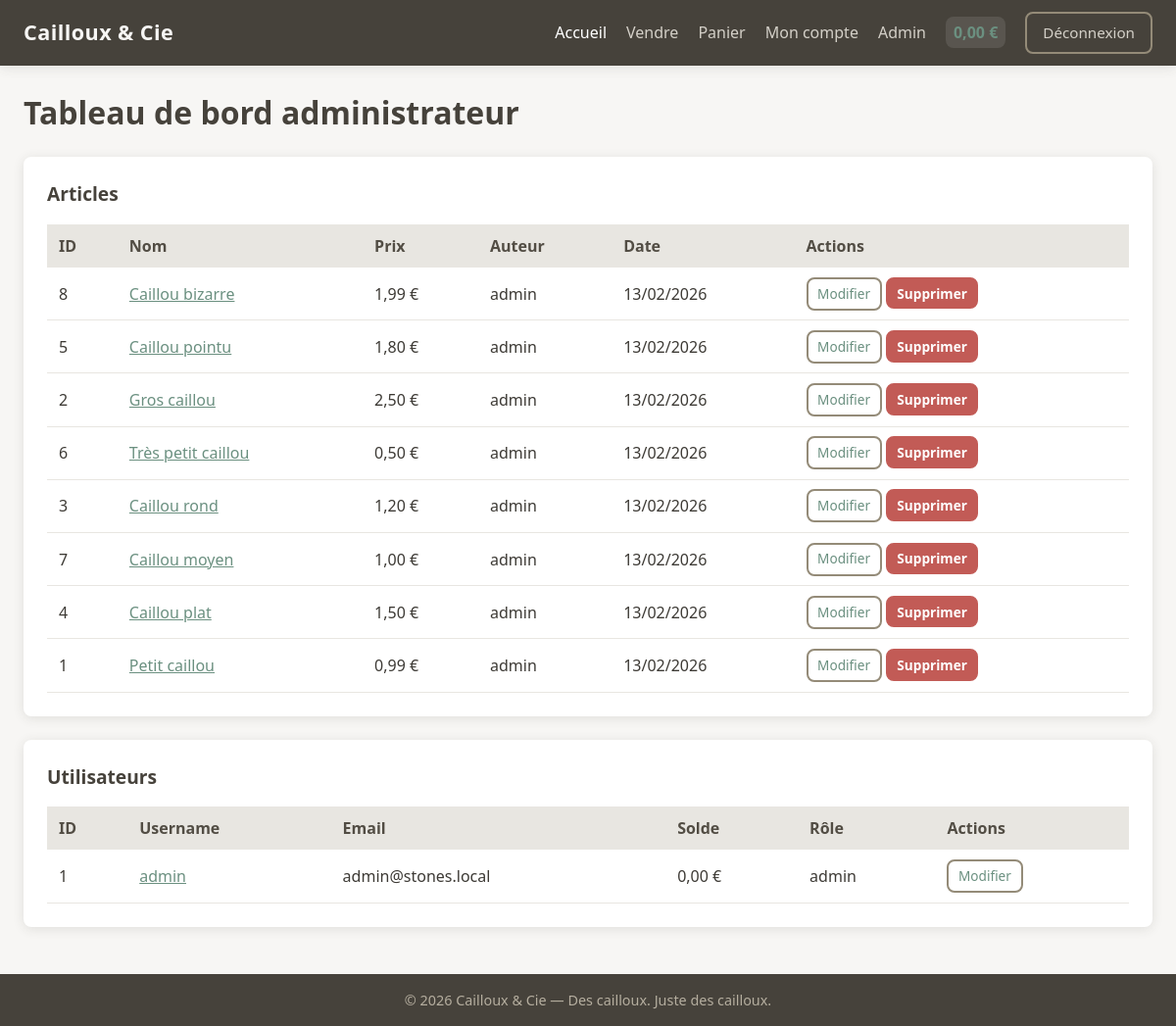
Page /admin/index.php (signed in) on the earlier database version.
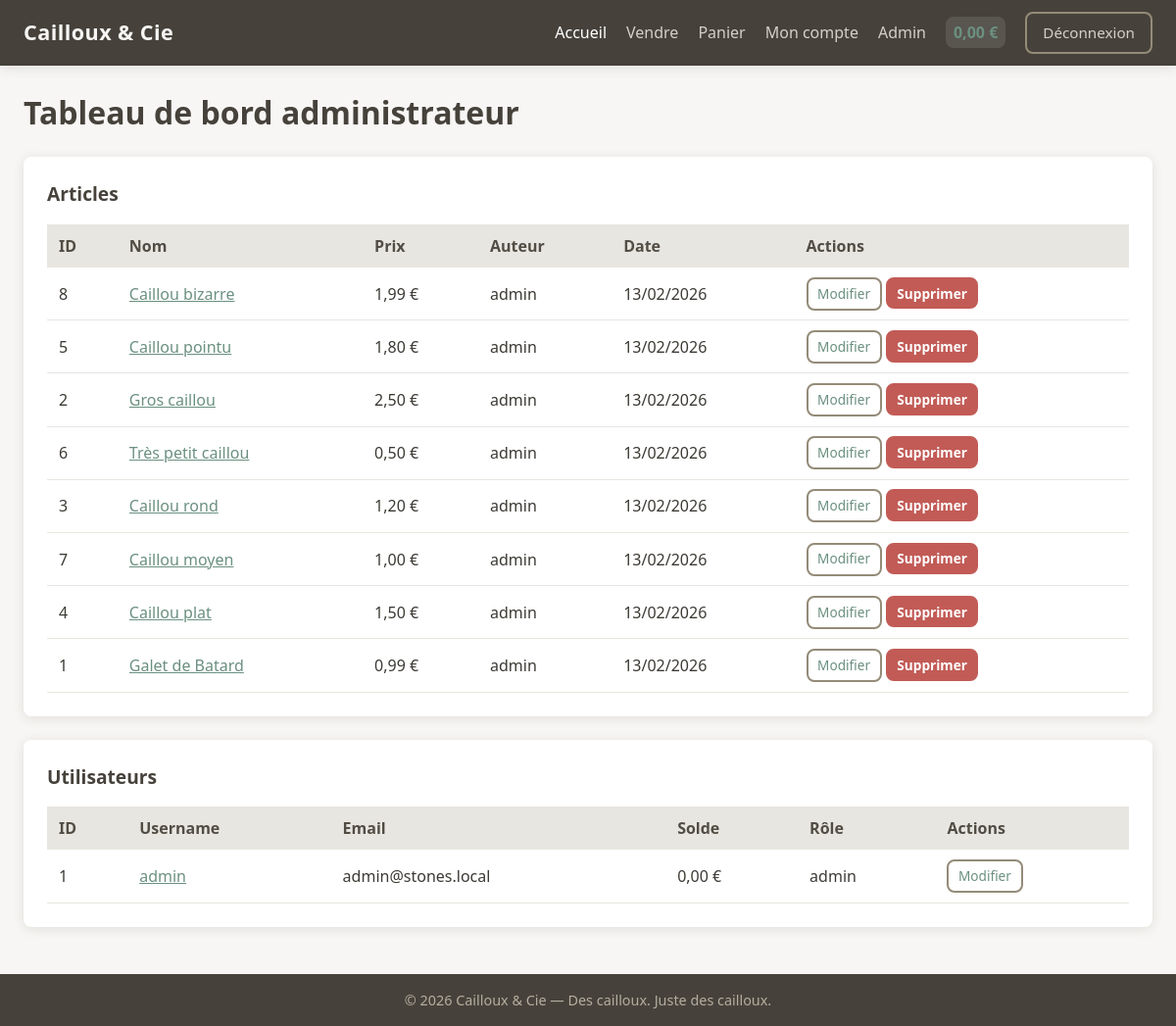
Same page on the later database version.
### tables this page shows
CREATE TABLE IF NOT EXISTS `user` (
  `id` INT UNSIGNED NOT NULL AUTO_INCREMENT,
  `username` VARCHAR(80) NOT NULL,
  `password` VARCHAR(255) NOT NULL,
  `email` VARCHAR(255) NOT NULL,
  `balance` DECIMAL(10,2) NOT NULL DEFAULT 0.00,
  `profile_photo` VARCHAR(255) DEFAULT NULL,
  `role` ENUM('user', 'admin') NOT NULL DEFAULT 'user',
  `created_at` DATETIME NOT NULL DEFAULT CURRENT_TIMESTAMP,
  PRIMARY KEY (`id`),
  UNIQUE KEY `username` (`username`),
  UNIQUE KEY `email` (`email`)
);

CREATE TABLE IF NOT EXISTS `article` (
  `id` INT UNSIGNED NOT NULL AUTO_INCREMENT,
  `name` VARCHAR(255) NOT NULL,
  `description` TEXT NOT NULL,
  `price` DECIMAL(10,2) NOT NULL,
  `publication_date` DATETIME NOT NULL DEFAULT CURRENT_TIMESTAMP,
  `author_id` INT UNSIGNED NOT NULL,
  `image_link` VARCHAR(255) DEFAULT NULL,
  PRIMARY KEY (`id`),
  KEY `author_id` (`author_id`),
  KEY `publication_date` (`publication_date`),
  CONSTRAINT `article_author_fk` FOREIGN KEY (`author_id`) REFERENCES `user` (`id`) ON DELETE CASCADE
);

### config/auth.php (called while the page is built, shortened)
<?php
function current_user() {
    global $mysqli;
    $id = (int) $_SESSION['user_id'];
    $stmt = $mysqli->prepare("SELECT id, username, email, balance, profile_photo, role FROM user WHERE id = ?");
    $stmt->bind_param('i', $id);
    $stmt->execute();
    $r = $stmt->get_result()->fetch_assoc();
    return $r ?: null;
}
function is_admin() {
    $u = current_user();
    return $u && ($u['role'] ?? '') === 'admin';
}

### admin/index.php (the view, shortened to what this page needs)
<?php
require_once __DIR__ . '/../includes/init.php';
require_once __DIR__ . '/../includes/header.php';
$articles = [];
$result = $mysqli->query("
    SELECT a.id, a.name, a.price, a.publication_date, u.username
    FROM article a
    JOIN user u ON u.id = a.author_id
    ORDER BY a.publication_date DESC
");
if ($result) $articles = $result->fetch_all(MYSQLI_ASSOC);
$users = [];
$result = $mysqli->query("SELECT id, username, email, balance, role FROM user ORDER BY id");
if ($result) $users = $result->fetch_all(MYSQLI_ASSOC);
?>
<div class="page-admin">
    <h1>Tableau de bord administrateur</h1>
    <section class="admin-section">
        <h2>Articles</h2>
        <table class="admin-table">
            <thead>
                <tr>
                    <th>ID</th>
                    <th>Nom</th>
                    <th>Prix</th>
                    <th>Auteur</th>
                    <th>Date</th>
                    <th>Actions</th>
                </tr>
            </thead>
            <tbody>
                <?php foreach ($articles as $a): ?>
                    <tr>
                        <td><?= (int)$a['id'] ?></td>
                        <td><a href="<?= BASE ?>/detail.php?id=<?= (int)$a['id'] ?>"><?= htmlspecialchars($a['name']) ?></a></td>
                        <td><?= number_format($a['price'], 2, ',', ' ') ?> €</td>
                        <td><?= htmlspecialchars($a['username']) ?></td>
                        <td><?= date('d/m/Y', strtotime($a['publication_date'])) ?></td>
                        <td>
                            <a href="<?= BASE ?>/edit.php?id=<?= (int)$a['id'] ?>" class="btn btn-sm btn-outline">Modifier</a>
                            <form method="post" action="<?= BASE ?>/admin/delete_article.php" style="display:inline;" onsubmit="return confirm('Supprimer cet article ?');">
                                <button type="submit" class="btn btn-sm btn-danger">Supprimer</button>
                            </form>
                        </td>
                    </tr>
                <?php endforeach; ?>
            </tbody>
        </table>
    </section>
    <section class="admin-section">
        <h2>Utilisateurs</h2>
        <table class="admin-table">
            <thead>
                <tr>
                    <th>ID</th>
                    <th>Username</th>
                    <th>Email</th>
                    <th>Solde</th>
                    <th>Rôle</th>
                    <th>Actions</th>
                </tr>
            </thead>
            <tbody>
                <?php foreach ($users as $u): ?>
                    <tr>
                        <td><?= (int)$u['id'] ?></td>
                        <td><a href="<?= BASE ?>/account.php?user=<?= (int)$u['id'] ?>"><?= htmlspecialchars($u['username']) ?></a></td>
                        <td><?= htmlspecialchars($u['email']) ?></td>
                        <td><?= number_format($u['balance'], 2, ',', ' ') ?> €</td>
                        <td><?= htmlspecialchars($u['role']) ?></td>
                        <td>
                            <a href="<?= BASE ?>/admin/edit_user.php?id=<?= (int)$u['id'] ?>" class="btn btn-sm btn-outline">Modifier</a>
                        </td>
                    </tr>
                <?php endforeach; ?>
            </tbody>
        </table>
    </section>
</div>
<?php require_once __DIR__ . '/../includes/footer.php'; ?>

### includes/header.php (shortened to what this page needs)
<?php
$current_page = basename($_SERVER['PHP_SELF'], '.php');
$user = current_user();
?>
<!DOCTYPE html>
<html lang="fr">
<head>
    <link rel="stylesheet" href="<?= BASE ?>/assets/css/style.css">
</head>
<body>
<header class="site-header">
    <div class="header-inner">
        <a href="<?= BASE ?>/index.php" class="logo"><?= SITE_NAME ?></a>
        <nav class="nav-main">
            <a href="<?= BASE ?>/index.php" class="<?= $current_page === 'index' ? 'active' : '' ?>">Accueil</a>
            <?php if ($user): ?>
                <a href="<?= BASE ?>/sell.php" class="<?= $current_page === 'sell' ? 'active' : '' ?>">Vendre</a>
                <a href="<?= BASE ?>/cart.php" class="<?= $current_page === 'cart' ? 'active' : '' ?>">Panier</a>
                <a href="<?= BASE ?>/account.php" class="<?= $current_page === 'account' ? 'active' : '' ?>">Mon compte</a>
                <?php if (is_admin()): ?>
                    <a href="<?= BASE ?>/admin/">Admin</a>
                <?php endif; ?>
                <span class="user-balance"><?= number_format($user['balance'], 2, ',', ' ') ?> €</span>
                <a href="<?= BASE ?>/logout.php" class="btn btn-outline">Déconnexion</a>
            <?php else: ?>
                <a href="<?= BASE ?>/login.php" class="<?= $current_page === 'login' ? 'active' : '' ?>">Connexion</a>
                <a href="<?= BASE ?>/register.php" class="<?= $current_page === 'register' ? 'active' : '' ?>">Inscription</a>
            <?php endif; ?>
        </nav>
    </div>
</header>
<main class="main-content">

### includes/footer.php (shortened to what this page needs)
</main>
<footer class="site-footer">
    <div class="footer-inner">
        <p>&copy; <?= date('Y') ?> <?= SITE_NAME ?> — Des cailloux. Juste des cailloux.</p>
    </div>
</footer>
</body>
</html>

### assets/css/style.css (style rules this page uses)
:root { --stone-50: #f7f6f4; --stone-100: #e8e6e1; --stone-200: #d4d0c8; --stone-300: #b5ae9f; --stone-400: #948b78; --stone-500: #7a7162; --stone-600: #635d52; --stone-700: #524d44; --stone-800: #46423b; --stone-900: #3d3a35; --accent: #6b9080; --accent-hover: #5a7a6d; --danger: #c25b56; --success: #5a7a6d; --radius: 8px; --shadow: 0 2px 12px rgba(61, 58, 53, 0.12); --font: 'Segoe UI', system-ui, -apple-system, sans-serif; }
* { box-sizing: border-box; }
body { margin: 0; font-family: var(--font); background: var(--stone-50); color: var(--stone-900); line-height: 1.5; min-height: 100vh; display: flex; flex-direction: column; }
.main-content { flex: 1; max-width: 1200px; margin: 0 auto; padding: 1.5rem; width: 100%; }
.site-header { background: var(--stone-800); color: var(--stone-100); box-shadow: var(--shadow); }
.header-inner { max-width: 1200px; margin: 0 auto; padding: 0.75rem 1.5rem; display: flex; align-items: center; justify-content: space-between; flex-wrap: wrap; gap: 1rem; }
.logo { font-size: 1.35rem; font-weight: 700; color: var(--stone-50); text-decoration: none; letter-spacing: 0.02em; }
.nav-main { display: flex; align-items: center; gap: 1.25rem; flex-wrap: wrap; }
.nav-main a { color: var(--stone-200); text-decoration: none; font-weight: 500; }
.nav-main a:hover, .nav-main a.active { color: white; }
.user-balance { font-weight: 600; color: var(--accent); padding: 0.25rem 0.5rem; background: rgba(255,255,255,0.1); border-radius: var(--radius); }
.btn { display: inline-block; padding: 0.5rem 1rem; border-radius: var(--radius); font-weight: 600; text-decoration: none; border: 2px solid transparent; cursor: pointer; font-size: 0.95rem; font-family: inherit; }
.btn-outline { background: transparent; color: var(--stone-200); border-color: var(--stone-400); }
.btn-danger { background: var(--danger); color: white; border-color: var(--danger); }
.btn-sm { padding: 0.3rem 0.6rem; font-size: 0.85rem; }
.page-admin h1 { color: var(--stone-800); margin-top: 0; }
.admin-section { background: white; padding: 1.5rem; border-radius: var(--radius); box-shadow: var(--shadow); margin-bottom: 1.5rem; overflow-x: auto; }
.admin-section h2 { margin-top: 0; color: var(--stone-800); font-size: 1.2rem; }
.admin-table { width: 100%; border-collapse: collapse; }
.admin-table th, .admin-table td { padding: 0.6rem 0.75rem; text-align: left; border-bottom: 1px solid var(--stone-100); }
.admin-table th { background: var(--stone-100); font-weight: 600; color: var(--stone-700); }
.admin-table a { color: var(--accent); font-weight: 500; }
.site-footer { background: var(--stone-800); color: var(--stone-300); margin-top: auto; padding: 1rem 1.5rem; text-align: center; font-size: 0.9rem; }
.footer-inner { max-width: 1200px; margin: 0 auto; }
.site-footer p { margin: 0; }

Differences in the rows shown:
changed article id 1: name "Petit caillou" → "Galet de Batard"
